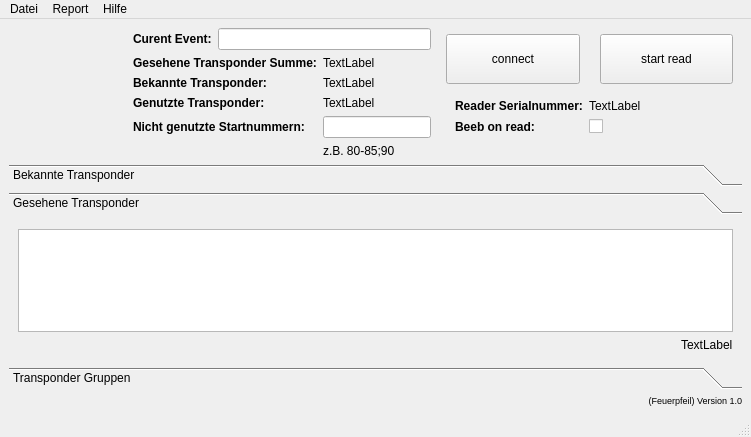
<?xml version="1.0" encoding="UTF-8"?>
<ui version="4.0">
 <class>MainWindow</class>
 <widget class="QMainWindow" name="MainWindow">
  <property name="geometry">
   <rect>
    <x>0</x>
    <y>0</y>
    <width>751</width>
    <height>437</height>
   </rect>
  </property>
  <property name="windowTitle">
   <string>ChipCounter (powered by Förderverein NF)</string>
  </property>
  <widget class="QWidget" name="centralwidget">
   <layout class="QVBoxLayout" name="verticalLayout">
    <item>
     <widget class="QWidget" name="widget_2" native="true">
      <property name="maximumSize">
       <size>
        <width>16777215</width>
        <height>200</height>
       </size>
      </property>
      <layout class="QHBoxLayout" name="horizontalLayout">
       <property name="topMargin">
        <number>0</number>
       </property>
       <property name="bottomMargin">
        <number>0</number>
       </property>
       <item alignment="Qt::AlignHCenter|Qt::AlignVCenter">
        <widget class="QWidget" name="widget_8" native="true">
         <property name="minimumSize">
          <size>
           <width>100</width>
           <height>100</height>
          </size>
         </property>
         <property name="maximumSize">
          <size>
           <width>100</width>
           <height>100</height>
          </size>
         </property>
         <layout class="QHBoxLayout" name="horizontalLayout_5">
          <property name="leftMargin">
           <number>0</number>
          </property>
          <property name="topMargin">
           <number>0</number>
          </property>
          <property name="rightMargin">
           <number>0</number>
          </property>
          <property name="bottomMargin">
           <number>0</number>
          </property>
          <item>
           <widget class="QLabel" name="label_9">
            <property name="sizePolicy">
             <sizepolicy hsizetype="MinimumExpanding" vsizetype="MinimumExpanding">
              <horstretch>0</horstretch>
              <verstretch>0</verstretch>
             </sizepolicy>
            </property>
            <property name="minimumSize">
             <size>
              <width>100</width>
              <height>80</height>
             </size>
            </property>
            <property name="maximumSize">
             <size>
              <width>16777215</width>
              <height>80</height>
             </size>
            </property>
            <property name="text">
             <string/>
            </property>
            <property name="pixmap">
             <pixmap resource="../images.qrc">:/TagReaderLogo</pixmap>
            </property>
            <property name="scaledContents">
             <bool>true</bool>
            </property>
            <property name="alignment">
             <set>Qt::AlignLeading|Qt::AlignLeft|Qt::AlignTop</set>
            </property>
           </widget>
          </item>
         </layout>
        </widget>
       </item>
       <item>
        <widget class="QWidget" name="widget_4" native="true">
         <layout class="QFormLayout" name="formLayout_2">
          <property name="topMargin">
           <number>0</number>
          </property>
          <property name="bottomMargin">
           <number>0</number>
          </property>
          <item row="1" column="0">
           <widget class="QLabel" name="label_2">
            <property name="font">
             <font>
              <weight>75</weight>
              <bold>true</bold>
             </font>
            </property>
            <property name="text">
             <string>Gesehene Transponder Summe:</string>
            </property>
           </widget>
          </item>
          <item row="1" column="1">
           <widget class="QLabel" name="headerBibSeenLbl">
            <property name="text">
             <string>TextLabel</string>
            </property>
           </widget>
          </item>
          <item row="4" column="0">
           <widget class="QLabel" name="label_5">
            <property name="font">
             <font>
              <weight>75</weight>
              <bold>true</bold>
             </font>
            </property>
            <property name="text">
             <string>Nicht genutzte Startnummern:</string>
            </property>
           </widget>
          </item>
          <item row="4" column="1">
           <widget class="QLineEdit" name="unusedSnrLineEdit"/>
          </item>
          <item row="5" column="1">
           <widget class="QLabel" name="label_6">
            <property name="text">
             <string>z.B. 80-85;90</string>
            </property>
            <property name="alignment">
             <set>Qt::AlignLeading|Qt::AlignLeft|Qt::AlignTop</set>
            </property>
           </widget>
          </item>
          <item row="3" column="0">
           <widget class="QLabel" name="label_7">
            <property name="font">
             <font>
              <weight>75</weight>
              <bold>true</bold>
             </font>
            </property>
            <property name="text">
             <string>Genutzte Transponder:</string>
            </property>
           </widget>
          </item>
          <item row="3" column="1">
           <widget class="QLabel" name="headerSnrUsedLbl">
            <property name="text">
             <string>TextLabel</string>
            </property>
           </widget>
          </item>
          <item row="2" column="0">
           <widget class="QLabel" name="label_8">
            <property name="font">
             <font>
              <weight>75</weight>
              <bold>true</bold>
             </font>
            </property>
            <property name="text">
             <string>Bekannte Transponder:</string>
            </property>
           </widget>
          </item>
          <item row="2" column="1">
           <widget class="QLabel" name="headerSnrKnownLbl">
            <property name="text">
             <string>TextLabel</string>
            </property>
           </widget>
          </item>
          <item row="0" column="0" colspan="2">
           <widget class="QWidget" name="widget_9" native="true">
            <property name="minimumSize">
             <size>
              <width>0</width>
              <height>0</height>
             </size>
            </property>
            <layout class="QHBoxLayout" name="horizontalLayout_6">
             <property name="leftMargin">
              <number>0</number>
             </property>
             <property name="topMargin">
              <number>0</number>
             </property>
             <property name="rightMargin">
              <number>0</number>
             </property>
             <property name="bottomMargin">
              <number>0</number>
             </property>
             <item>
              <widget class="QLabel" name="label_11">
               <property name="font">
                <font>
                 <weight>75</weight>
                 <bold>true</bold>
                </font>
               </property>
               <property name="text">
                <string>Curent Event:</string>
               </property>
              </widget>
             </item>
             <item>
              <widget class="QLineEdit" name="curentEventNameLE"/>
             </item>
            </layout>
           </widget>
          </item>
         </layout>
        </widget>
       </item>
       <item>
        <widget class="QWidget" name="widget_3" native="true">
         <property name="maximumSize">
          <size>
           <width>300</width>
           <height>200</height>
          </size>
         </property>
         <layout class="QVBoxLayout" name="verticalLayout_2">
          <property name="spacing">
           <number>0</number>
          </property>
          <property name="leftMargin">
           <number>0</number>
          </property>
          <property name="topMargin">
           <number>0</number>
          </property>
          <property name="rightMargin">
           <number>0</number>
          </property>
          <property name="bottomMargin">
           <number>0</number>
          </property>
          <item>
           <widget class="QWidget" name="widget_6" native="true">
            <property name="maximumSize">
             <size>
              <width>16777215</width>
              <height>50</height>
             </size>
            </property>
            <layout class="QHBoxLayout" name="horizontalLayout_2">
             <property name="spacing">
              <number>20</number>
             </property>
             <property name="leftMargin">
              <number>0</number>
             </property>
             <property name="topMargin">
              <number>0</number>
             </property>
             <property name="rightMargin">
              <number>0</number>
             </property>
             <property name="bottomMargin">
              <number>0</number>
             </property>
             <item>
              <widget class="QPushButton" name="readerConnectBtn">
               <property name="minimumSize">
                <size>
                 <width>0</width>
                 <height>50</height>
                </size>
               </property>
               <property name="text">
                <string>connect</string>
               </property>
              </widget>
             </item>
             <item>
              <widget class="QPushButton" name="readerReadBtn">
               <property name="minimumSize">
                <size>
                 <width>0</width>
                 <height>50</height>
                </size>
               </property>
               <property name="text">
                <string>start read</string>
               </property>
              </widget>
             </item>
            </layout>
           </widget>
          </item>
          <item>
           <widget class="QWidget" name="widget_5" native="true">
            <property name="sizePolicy">
             <sizepolicy hsizetype="Minimum" vsizetype="Minimum">
              <horstretch>0</horstretch>
              <verstretch>0</verstretch>
             </sizepolicy>
            </property>
            <property name="maximumSize">
             <size>
              <width>16777215</width>
              <height>60</height>
             </size>
            </property>
            <layout class="QFormLayout" name="formLayout">
             <property name="labelAlignment">
              <set>Qt::AlignLeading|Qt::AlignLeft|Qt::AlignTop</set>
             </property>
             <item row="1" column="0">
              <widget class="QLabel" name="label">
               <property name="sizePolicy">
                <sizepolicy hsizetype="Fixed" vsizetype="Fixed">
                 <horstretch>0</horstretch>
                 <verstretch>0</verstretch>
                </sizepolicy>
               </property>
               <property name="font">
                <font>
                 <weight>75</weight>
                 <bold>true</bold>
                </font>
               </property>
               <property name="text">
                <string>Reader Serialnummer:</string>
               </property>
              </widget>
             </item>
             <item row="1" column="1">
              <widget class="QLabel" name="readerSN">
               <property name="sizePolicy">
                <sizepolicy hsizetype="Fixed" vsizetype="Fixed">
                 <horstretch>0</horstretch>
                 <verstretch>0</verstretch>
                </sizepolicy>
               </property>
               <property name="text">
                <string>TextLabel</string>
               </property>
              </widget>
             </item>
             <item row="2" column="0">
              <widget class="QLabel" name="label_3">
               <property name="sizePolicy">
                <sizepolicy hsizetype="MinimumExpanding" vsizetype="Preferred">
                 <horstretch>0</horstretch>
                 <verstretch>0</verstretch>
                </sizepolicy>
               </property>
               <property name="font">
                <font>
                 <weight>75</weight>
                 <bold>true</bold>
                </font>
               </property>
               <property name="text">
                <string>Beeb on read:</string>
               </property>
              </widget>
             </item>
             <item row="2" column="1">
              <widget class="QCheckBox" name="readerBeeb">
               <property name="sizePolicy">
                <sizepolicy hsizetype="Minimum" vsizetype="Minimum">
                 <horstretch>14</horstretch>
                 <verstretch>0</verstretch>
                </sizepolicy>
               </property>
               <property name="minimumSize">
                <size>
                 <width>120</width>
                 <height>0</height>
                </size>
               </property>
               <property name="maximumSize">
                <size>
                 <width>300</width>
                 <height>16777215</height>
                </size>
               </property>
               <property name="sizeIncrement">
                <size>
                 <width>120</width>
                 <height>0</height>
                </size>
               </property>
               <property name="baseSize">
                <size>
                 <width>50</width>
                 <height>0</height>
                </size>
               </property>
               <property name="layoutDirection">
                <enum>Qt::LeftToRight</enum>
               </property>
               <property name="autoFillBackground">
                <bool>true</bool>
               </property>
               <property name="text">
                <string/>
               </property>
              </widget>
             </item>
            </layout>
           </widget>
          </item>
         </layout>
        </widget>
       </item>
      </layout>
     </widget>
    </item>
    <item>
     <widget class="QToolBox" name="toolBox">
      <property name="sizePolicy">
       <sizepolicy hsizetype="Expanding" vsizetype="Expanding">
        <horstretch>0</horstretch>
        <verstretch>0</verstretch>
       </sizepolicy>
      </property>
      <property name="currentIndex">
       <number>1</number>
      </property>
      <widget class="QWidget" name="page">
       <property name="geometry">
        <rect>
         <x>0</x>
         <y>0</y>
         <width>733</width>
         <height>152</height>
        </rect>
       </property>
       <attribute name="label">
        <string>Bekannte Transponder</string>
       </attribute>
       <layout class="QVBoxLayout" name="verticalLayout_3">
        <item>
         <widget class="QTableView" name="tableKnownChips">
          <property name="frameShadow">
           <enum>QFrame::Sunken</enum>
          </property>
          <property name="editTriggers">
           <set>QAbstractItemView::NoEditTriggers</set>
          </property>
          <property name="alternatingRowColors">
           <bool>true</bool>
          </property>
          <property name="selectionMode">
           <enum>QAbstractItemView::SingleSelection</enum>
          </property>
          <property name="selectionBehavior">
           <enum>QAbstractItemView::SelectRows</enum>
          </property>
          <property name="sortingEnabled">
           <bool>true</bool>
          </property>
          <property name="wordWrap">
           <bool>false</bool>
          </property>
          <attribute name="horizontalHeaderCascadingSectionResizes">
           <bool>true</bool>
          </attribute>
          <attribute name="horizontalHeaderMinimumSectionSize">
           <number>50</number>
          </attribute>
          <attribute name="horizontalHeaderDefaultSectionSize">
           <number>150</number>
          </attribute>
          <attribute name="horizontalHeaderStretchLastSection">
           <bool>true</bool>
          </attribute>
          <attribute name="verticalHeaderShowSortIndicator" stdset="0">
           <bool>true</bool>
          </attribute>
         </widget>
        </item>
        <item alignment="Qt::AlignRight">
         <widget class="QLabel" name="tableKnownChipsStatus">
          <property name="text">
           <string>TextLabel</string>
          </property>
         </widget>
        </item>
       </layout>
      </widget>
      <widget class="QWidget" name="page_2">
       <property name="geometry">
        <rect>
         <x>0</x>
         <y>0</y>
         <width>733</width>
         <height>152</height>
        </rect>
       </property>
       <attribute name="label">
        <string>Gesehene Transponder</string>
       </attribute>
       <layout class="QVBoxLayout" name="verticalLayout_5">
        <item>
         <widget class="QTableView" name="tableSeenChips">
          <property name="editTriggers">
           <set>QAbstractItemView::NoEditTriggers</set>
          </property>
          <property name="alternatingRowColors">
           <bool>true</bool>
          </property>
          <property name="selectionBehavior">
           <enum>QAbstractItemView::SelectItems</enum>
          </property>
          <property name="sortingEnabled">
           <bool>true</bool>
          </property>
          <attribute name="horizontalHeaderStretchLastSection">
           <bool>true</bool>
          </attribute>
         </widget>
        </item>
        <item alignment="Qt::AlignRight">
         <widget class="QLabel" name="tableSeenChipsStatus">
          <property name="text">
           <string>TextLabel</string>
          </property>
         </widget>
        </item>
       </layout>
      </widget>
      <widget class="QWidget" name="page_3">
       <property name="geometry">
        <rect>
         <x>0</x>
         <y>0</y>
         <width>733</width>
         <height>152</height>
        </rect>
       </property>
       <attribute name="label">
        <string>Transponder Gruppen</string>
       </attribute>
       <layout class="QVBoxLayout" name="verticalLayout_4">
        <item>
         <widget class="QTableView" name="tableGroupChips">
          <property name="editTriggers">
           <set>QAbstractItemView::NoEditTriggers</set>
          </property>
          <property name="showDropIndicator" stdset="0">
           <bool>false</bool>
          </property>
          <property name="alternatingRowColors">
           <bool>true</bool>
          </property>
          <property name="selectionMode">
           <enum>QAbstractItemView::SingleSelection</enum>
          </property>
          <property name="selectionBehavior">
           <enum>QAbstractItemView::SelectRows</enum>
          </property>
          <property name="sortingEnabled">
           <bool>true</bool>
          </property>
          <attribute name="horizontalHeaderCascadingSectionResizes">
           <bool>true</bool>
          </attribute>
          <attribute name="horizontalHeaderStretchLastSection">
           <bool>true</bool>
          </attribute>
          <attribute name="verticalHeaderShowSortIndicator" stdset="0">
           <bool>true</bool>
          </attribute>
         </widget>
        </item>
        <item>
         <widget class="QWidget" name="widget" native="true">
          <layout class="QHBoxLayout" name="horizontalLayout_3">
           <property name="leftMargin">
            <number>0</number>
           </property>
           <property name="topMargin">
            <number>0</number>
           </property>
           <property name="rightMargin">
            <number>0</number>
           </property>
           <property name="bottomMargin">
            <number>0</number>
           </property>
           <item>
            <widget class="QWidget" name="widget_7" native="true">
             <property name="sizePolicy">
              <sizepolicy hsizetype="Fixed" vsizetype="Preferred">
               <horstretch>0</horstretch>
               <verstretch>0</verstretch>
              </sizepolicy>
             </property>
             <layout class="QHBoxLayout" name="horizontalLayout_4">
              <property name="leftMargin">
               <number>0</number>
              </property>
              <property name="topMargin">
               <number>0</number>
              </property>
              <property name="rightMargin">
               <number>0</number>
              </property>
              <property name="bottomMargin">
               <number>0</number>
              </property>
              <item>
               <widget class="QLabel" name="label_4">
                <property name="text">
                 <string>Gruppengröße:</string>
                </property>
               </widget>
              </item>
              <item>
               <widget class="QLineEdit" name="lineEditGroupSize">
                <property name="maximumSize">
                 <size>
                  <width>50</width>
                  <height>16777215</height>
                 </size>
                </property>
                <property name="styleSheet">
                 <string notr="true"/>
                </property>
                <property name="text">
                 <string>10</string>
                </property>
                <property name="alignment">
                 <set>Qt::AlignRight|Qt::AlignTrailing|Qt::AlignVCenter</set>
                </property>
               </widget>
              </item>
              <item>
               <widget class="QPushButton" name="buttonAppendGroupSize">
                <property name="maximumSize">
                 <size>
                  <width>100</width>
                  <height>16777215</height>
                 </size>
                </property>
                <property name="text">
                 <string>Übernehmen</string>
                </property>
               </widget>
              </item>
             </layout>
            </widget>
           </item>
           <item alignment="Qt::AlignRight">
            <widget class="QLabel" name="tableGroupChipsStatus">
             <property name="text">
              <string>TextLabel</string>
             </property>
            </widget>
           </item>
          </layout>
         </widget>
        </item>
       </layout>
      </widget>
     </widget>
    </item>
    <item>
     <widget class="QLabel" name="label_10">
      <property name="font">
       <font>
        <pointsize>7</pointsize>
       </font>
      </property>
      <property name="text">
       <string>(Feuerpfeil) Version 1.0</string>
      </property>
      <property name="alignment">
       <set>Qt::AlignRight|Qt::AlignTrailing|Qt::AlignVCenter</set>
      </property>
     </widget>
    </item>
   </layout>
  </widget>
  <widget class="QMenuBar" name="menubar">
   <property name="geometry">
    <rect>
     <x>0</x>
     <y>0</y>
     <width>751</width>
     <height>21</height>
    </rect>
   </property>
   <widget class="QMenu" name="menuDatei">
    <property name="title">
     <string>Datei</string>
    </property>
    <addaction name="actionImport"/>
    <addaction name="actionClearSeenBibs"/>
    <addaction name="actionClearKnownBibs"/>
    <addaction name="actionClearKnownNames"/>
   </widget>
   <widget class="QMenu" name="menuHilfe">
    <property name="title">
     <string>Hilfe</string>
    </property>
    <addaction name="actionInfoChipCounter"/>
   </widget>
   <widget class="QMenu" name="menuReport">
    <property name="title">
     <string>Report</string>
    </property>
    <addaction name="actionPrintReportToPDF"/>
   </widget>
   <addaction name="menuDatei"/>
   <addaction name="menuReport"/>
   <addaction name="menuHilfe"/>
  </widget>
  <widget class="QStatusBar" name="statusbar"/>
  <action name="actionImport">
   <property name="text">
    <string>Importieren</string>
   </property>
  </action>
  <action name="actionClearSeenBibs">
   <property name="text">
    <string>Clear Seen Bibs</string>
   </property>
  </action>
  <action name="actionInfoChipCounter">
   <property name="text">
    <string>Über ChipCounter</string>
   </property>
  </action>
  <action name="actionClearKnownBibs">
   <property name="text">
    <string>Clear Known Bibs</string>
   </property>
  </action>
  <action name="actionClearKnownNames">
   <property name="text">
    <string>Clear Known Names</string>
   </property>
  </action>
  <action name="actionPrintReportToPDF">
   <property name="text">
    <string>Print Report to PDF</string>
   </property>
  </action>
 </widget>
 <resources>
  <include location="../images.qrc"/>
 </resources>
 <connections/>
</ui>
